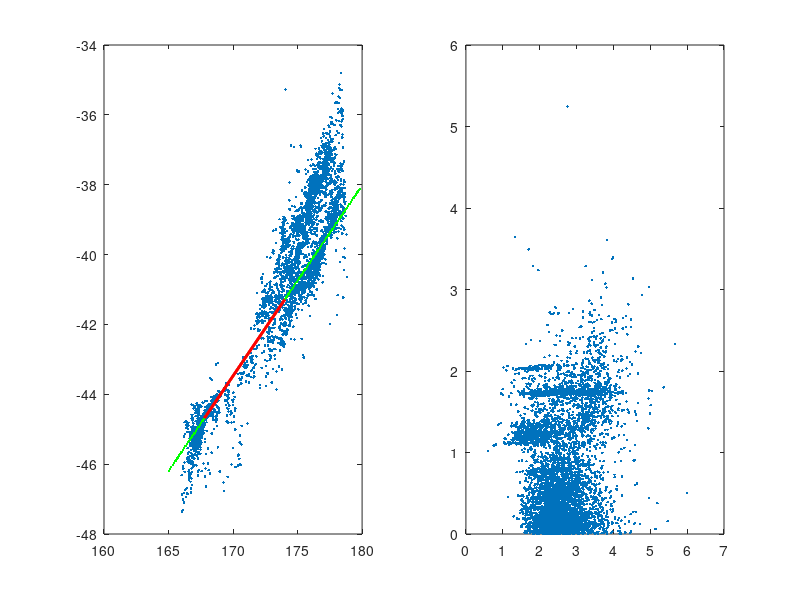

This chart was generated by the following MATLAB code:
%% Load the data from the comma delimited text file 'earthquakes.csv' with the following column IDs
% CUSP_ID,LAT,LONG,NZMGE,NZMGN,ORI_YEAR,ORI_MONTH,ORI_DAY,ORI_HOUR,ORI_MINUTE,ORI_SECOND,MAG,DEPTH
EQ=dlmread('earthquakes.csv',','); % the matrix EQ has the data
size(EQ) % report the dimensions or size of the matrix EQ
clf
MaxD=max(datenum(EQ(:,6:11)));
MinD=min(datenum(EQ(:,6:11)));
datestr(MaxD)
datestr(MinD)

LonData=EQ(:,3);
LatData=EQ(:,2);
MagData=EQ(:,12);
subplot(1,2,1)
plot(LonData,LatData,'.') % plot the 3rd column against the 2nd column -- LONGitude Vs. LATtitude
hold on;
%% Faultline as a line between Faultx1x2 and Faulty1y2
FaultLat12=[167+47/60 174.014];%[166.103 174.014]
FaultLon12=[-(44+41/60) -41.283];%[-48.136 -41.283];
SlopeFaultLine=(FaultLon12(2)-FaultLon12(1))/(FaultLat12(2)-FaultLat12(1))
IntcpFaultLine=-136.25
%function Lon = FaultLineFunc(Lat)=SlopeFaultLine*Lat+IntcpFaultLine

line(FaultLat12,FaultLon12,'color','r','LineWidth',2) % fault line

LATS=min(LonData)-1:.1:max(LonData)+1;
plot(LATS,(SlopeFaultLine .* LATS)+IntcpFaultLine,'g.','LineWidth',3)
line(FaultLat12,FaultLon12,'color','r','LineWidth',2) % fault line

Distance=(abs(LatData-((SlopeFaultLine .* LonData)+IntcpFaultLine)))/sqrt(SlopeFaultLine^2+1);
subplot(1,2,2)
plot(MagData,Distance,'.')
%hist(Distance)
CC=corrcoef(MagData,Distance); % use built-in function to compute sample correlation coefficient matrix
SampleCorrelation=CC(1,2) % plug-in estimate of the correlation coefficient

% figure
% plot3(EQ(:,3),EQ(:,2),datenum(EQ(:,6:11))-MinD,'.')
% axis([164 182 -48 -34 0 MaxD-MinD])
%
% Times=sort(datenum(EQ(:,6:11))-MinD);
% TimeDiff=diff(Times);
% figure
% plot(TimeDiff)
%
% figure
% histogram(TimeDiff',1,[min(TimeDiff),max(TimeDiff)],'r',2);
%
% figure
% plot3(EQ(:,12),EQ(:,13),datenum(EQ(:,6:11))-MinD,'.')
% xlabel('magnitude');ylabel('depth');zlabel('time')
% SampleCorrCoeffMagDep=corrcoef(EQ(:,12),EQ(:,13))
%
%
% figure
% plot(EQ(:,12),EQ(:,13),'.')
% xlabel('magnitude');ylabel('depth');
% SampleCorrCoeffMagDep=corrcoef(EQ(:,12),EQ(:,13))
